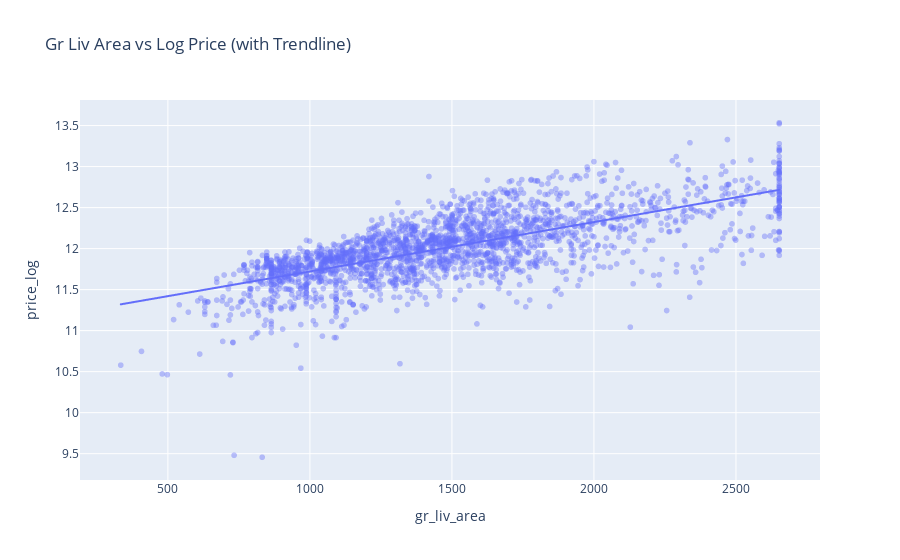
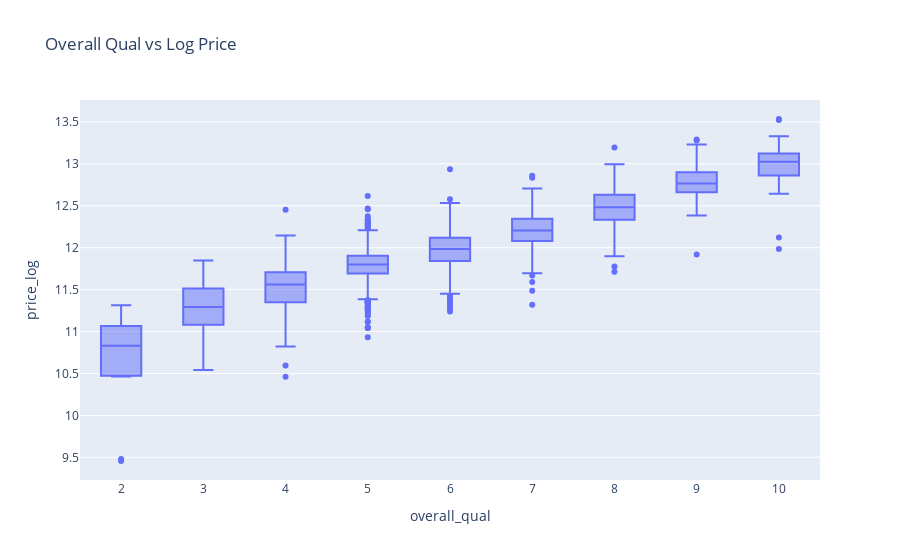
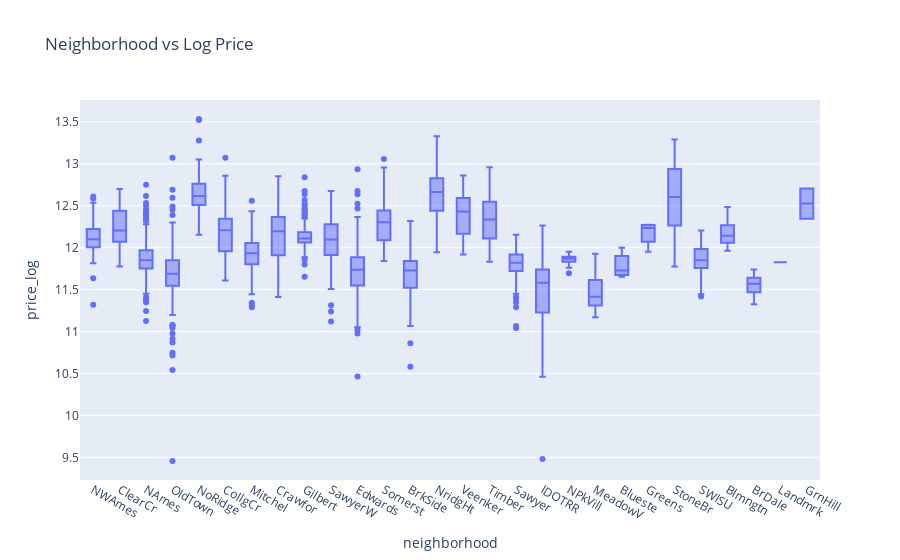
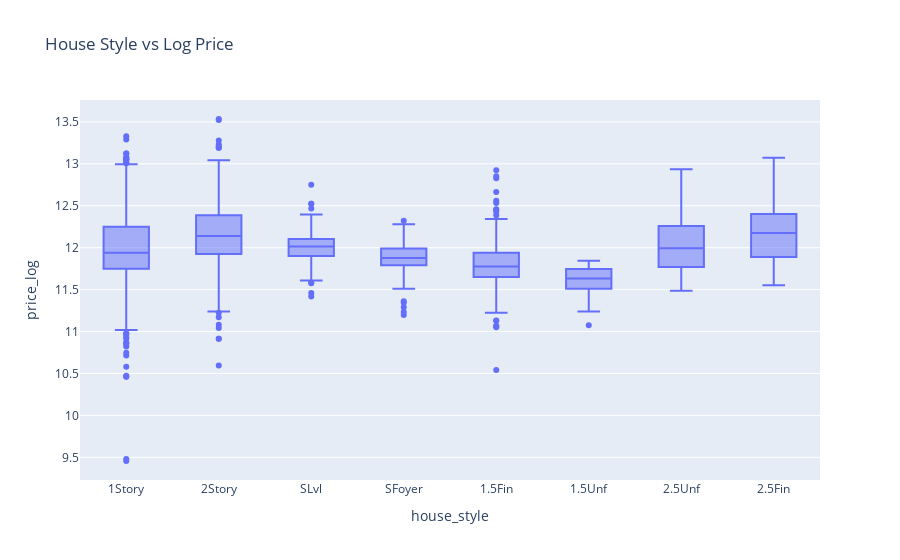

The cell these charts' notebook holds for them, in order:
### Markdown cell above
## 9. Bivariate and Multivariate Analysis

Explore relationships, including categoricals and time-series.

### Code cell
# 1. Bivariate: Scatter plot with trendline
px.scatter(
    train_df,
    x='gr_liv_area',
    y=f'{TARGET_COL}_log',
    title='Gr Liv Area vs Log Price (with Trendline)',
    trendline='ols',
    opacity=0.4,  # Make points semi-transparent
    color_discrete_sequence=["#636EFA"]  
).show()

# 2. Box plots for categorical variables vs log-transformed target
categorical_features_to_plot = ['overall_qual', 'neighborhood', 'house_style', 'garage_finish']

for cat_col in categorical_features_to_plot:
    px.box(
        train_df,
        x=cat_col,
        y=f'{TARGET_COL}_log',
        title=f'{cat_col.replace("_", " ").title()} vs Log Price'
    ).show()

# 3. Correlation (numerical)
corr_matrix = train_df[numerical_cols + [f'{TARGET_COL}_log']].corr()

fig, ax = plt.subplots(figsize=(16, 12))
sns.heatmap(
    corr_matrix,
    annot=True,
    fmt='.2f',
    cmap='coolwarm',
    ax=ax,
    annot_kws={"size": 8},  # Smaller font for annotation
    cbar_kws={"shrink": 0.8}  # Slightly shrink colorbar
)
plt.xticks(rotation=45, ha='right')  # Rotate x-axis labels for space
plt.yticks(rotation=0)               # Keep y-axis labels horizontal
plt.title("Correlation Heatmap: Numerical Features", fontsize=14)
plt.tight_layout()
plt.show()

# 4. Categorical correlation using Cramer's V
def cramers_v(x, y):
    confusion_matrix = pd.crosstab(x, y)
    chi2_stat, _, _, _ = chi2_contingency(confusion_matrix)
    n = confusion_matrix.sum().sum()
    phi2 = chi2_stat / n
    r, k = confusion_matrix.shape
    return np.sqrt(phi2 / min(k - 1, r - 1)) if min(k - 1, r - 1) > 0 else 0

# Sample first 5 categorical columns (can increase if needed)
cat_corr = pd.DataFrame(index=categorical_cols[:5], columns=categorical_cols[:5], dtype=float)
for i in cat_corr.index:
    for j in cat_corr.columns:
        cat_corr.loc[i, j] = cramers_v(train_df[i], train_df[j]) if i != j else 1.0

sns.heatmap(cat_corr, annot=True, cmap='coolwarm', fmt='.2f')
plt.title("Cramer's V for Sample Categorical Features")
plt.show()

### Figure 1 — Plotly figure (JSON) as saved in the notebook; plotly's stock layout.template omitted (floating-point values rounded to 4 significant figures; data arrays with more than 128 entries replaced by an {"elided": "..."} marker saying what was removed)
{"data": [{"hovertemplate": "gr_liv_area=%{x}<br>price_log=%{y}<extra></extra>", "legendgroup": "", "marker": {"color": "#636EFA", "opacity": 0.4, "symbol": "circle"}, "mode": "markers", "name": "", "showlegend": false, "type": "scattergl", "x": {"elided": "2344 float values"}, "xaxis": "x", "y": {"elided": "2344 float values"}, "yaxis": "y"}, {"hovertemplate": "<b>OLS trendline</b><br>price_log = 0.000601947 * gr_liv_area + 11.1196<br>R<sup>2</sup>=0.489152<br><br>gr_liv_area=%{x}<br>price_log=%{y} <b>(trend)</b><extra></extra>", "legendgroup": "", "marker": {"color": "#636EFA", "symbol": "circle"}, "mode": "lines", "name": "", "showlegend": false, "type": "scattergl", "x": {"elided": "2344 float values"}, "xaxis": "x", "y": {"elided": "2344 float values"}, "yaxis": "y"}], "layout": {"legend": {"tracegroupgap": 0}, "title": {"text": "Gr Liv Area vs Log Price (with Trendline)"}, "xaxis": {"anchor": "y", "domain": [0, 1], "title": {"text": "gr_liv_area"}}, "yaxis": {"anchor": "x", "domain": [0, 1], "title": {"text": "price_log"}}}}

### Figure 2 — Plotly figure (JSON) as saved in the notebook; plotly's stock layout.template omitted (floating-point values rounded to 4 significant figures; data arrays with more than 128 entries replaced by an {"elided": "..."} marker saying what was removed)
{"data": [{"alignmentgroup": "True", "hovertemplate": "overall_qual=%{x}<br>price_log=%{y}<extra></extra>", "legendgroup": "", "marker": {"color": "#636efa"}, "name": "", "notched": false, "offsetgroup": "", "orientation": "v", "showlegend": false, "type": "box", "x": {"elided": "2344 int values"}, "x0": " ", "xaxis": "x", "y": {"elided": "2344 float values"}, "y0": " ", "yaxis": "y"}], "layout": {"boxmode": "group", "legend": {"tracegroupgap": 0}, "title": {"text": "Overall Qual vs Log Price"}, "xaxis": {"anchor": "y", "domain": [0, 1], "title": {"text": "overall_qual"}}, "yaxis": {"anchor": "x", "domain": [0, 1], "title": {"text": "price_log"}}}}

### Figure 3 — Plotly figure (JSON) as saved in the notebook; plotly's stock layout.template omitted (floating-point values rounded to 4 significant figures; data arrays with more than 128 entries replaced by an {"elided": "..."} marker saying what was removed)
{"data": [{"alignmentgroup": "True", "hovertemplate": "neighborhood=%{x}<br>price_log=%{y}<extra></extra>", "legendgroup": "", "marker": {"color": "#636efa"}, "name": "", "notched": false, "offsetgroup": "", "orientation": "v", "showlegend": false, "type": "box", "x": {"elided": "2344 str values"}, "x0": " ", "xaxis": "x", "y": {"elided": "2344 float values"}, "y0": " ", "yaxis": "y"}], "layout": {"boxmode": "group", "legend": {"tracegroupgap": 0}, "title": {"text": "Neighborhood vs Log Price"}, "xaxis": {"anchor": "y", "domain": [0, 1], "title": {"text": "neighborhood"}}, "yaxis": {"anchor": "x", "domain": [0, 1], "title": {"text": "price_log"}}}}

### Figure 4 — Plotly figure (JSON) as saved in the notebook; plotly's stock layout.template omitted (floating-point values rounded to 4 significant figures; data arrays with more than 128 entries replaced by an {"elided": "..."} marker saying what was removed)
{"data": [{"alignmentgroup": "True", "hovertemplate": "house_style=%{x}<br>price_log=%{y}<extra></extra>", "legendgroup": "", "marker": {"color": "#636efa"}, "name": "", "notched": false, "offsetgroup": "", "orientation": "v", "showlegend": false, "type": "box", "x": {"elided": "2344 str values"}, "x0": " ", "xaxis": "x", "y": {"elided": "2344 float values"}, "y0": " ", "yaxis": "y"}], "layout": {"boxmode": "group", "legend": {"tracegroupgap": 0}, "title": {"text": "House Style vs Log Price"}, "xaxis": {"anchor": "y", "domain": [0, 1], "title": {"text": "house_style"}}, "yaxis": {"anchor": "x", "domain": [0, 1], "title": {"text": "price_log"}}}}
